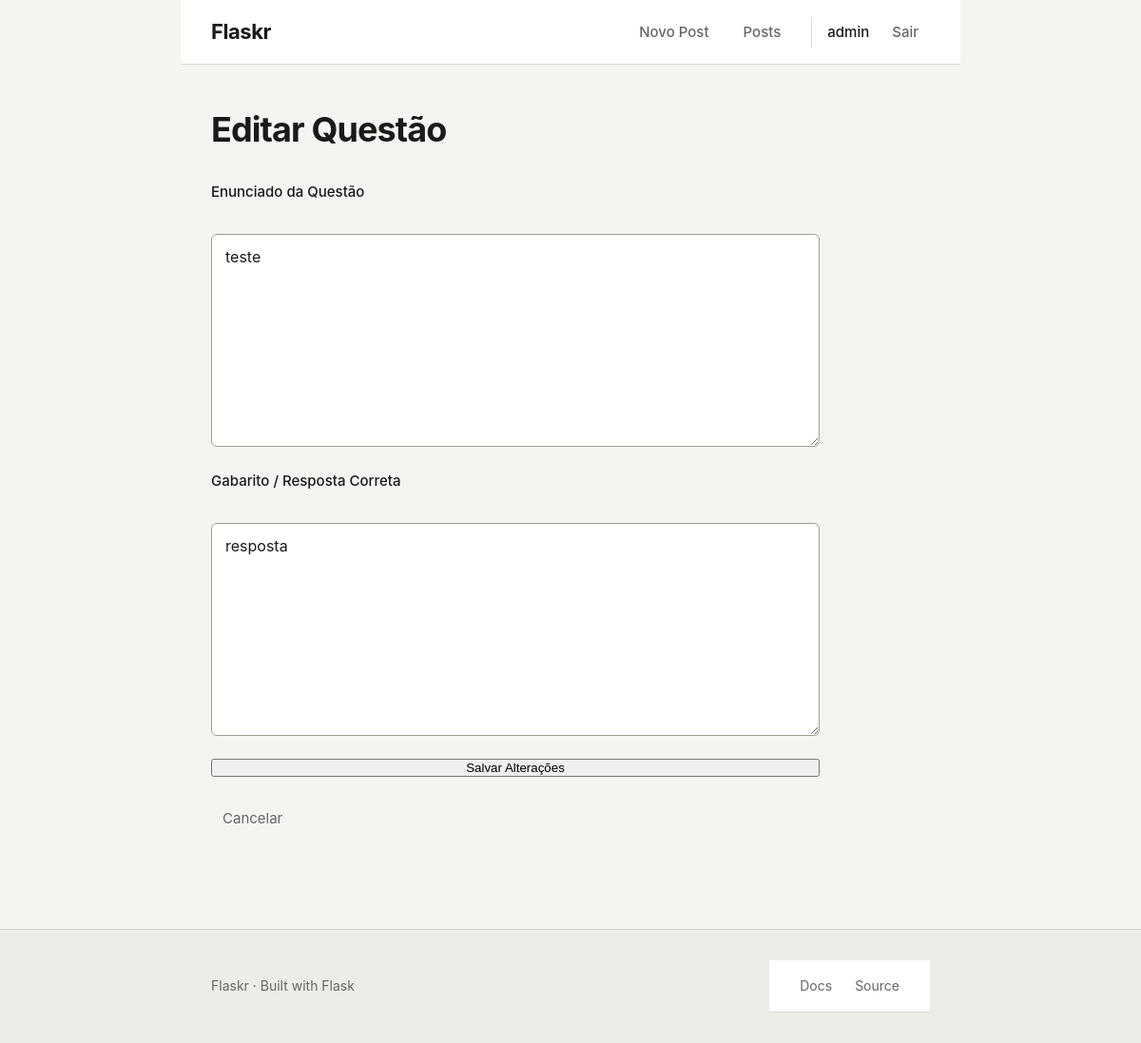
Screenshot of /questao/2/update (signed in) with the database file from the repository.
### tables this page shows
CREATE TABLE user (
    id INTEGER PRIMARY KEY AUTOINCREMENT,
    username TEXT UNIQUE NOT NULL,
    password TEXT NOT NULL,
    is_admin INTEGER NOT NULL DEFAULT 0 -- Nova coluna: 0 = normal, 1 = admin
);

CREATE TABLE questoes (
    id INTEGER PRIMARY KEY AUTOINCREMENT,
    prova_id INTEGER NOT NULL,
    enunciado TEXT NOT NULL,
    resposta TEXT NOT NULL,  -- NOVA COLUNA PARA O GABARITO
    created TIMESTAMP NOT NULL DEFAULT CURRENT_TIMESTAMP,
    FOREIGN KEY (prova_id) REFERENCES provas (id) ON DELETE CASCADE
);

### flaskr/blog.py (the view, shortened to what this page needs)
@bp.route('/questao/<int:id>/update', methods=('GET', 'POST'))
@login_required
def update_questao(id):
    questao = get_questao(id)
    return render_template('blog/update_questao.html', questao=questao)

### flaskr/auth.py (called while the page is built)
@bp.before_app_request
def load_logged_in_user():
    user_id = session.get('user_id')
    if user_id is None:
        g.user = None
    else:
        g.user = get_db().execute('SELECT * FROM user WHERE id = ?', (user_id,)).fetchone()

def login_required(view):
    @functools.wraps(view)
    def wrapped_view(**kwargs):
        if g.user is None:
            flash('Você precisa estar logado para acessar esta página.', 'error')
            return redirect(url_for('auth.login'))
        return view(**kwargs)
    return wrapped_view

### flaskr/blog.py (called while the page is built)
def get_questao(id, check_author=True):
    questao = get_db().execute(
        'SELECT q.id, q.prova_id, q.enunciado, q.resposta, p.author_id'
        ' FROM questoes q JOIN provas p ON q.prova_id = p.id'
        ' WHERE q.id = ?',
        (id,)
    ).fetchone()
    if questao is None:
        abort(404, f"Questão id {id} não existe.")
    if check_author and g.user['is_admin'] == 0 and questao['author_id'] != g.user['id']:
        abort(403)
    return questao

### flaskr/db.py (called while the page is built)
def get_db():
    if 'db' not in g:
        g.db = sqlite3.connect(
            current_app.config['DATABASE'],
            detect_types=sqlite3.PARSE_DECLTYPES
        )
        g.db.row_factory = sqlite3.Row
        g.db.execute("PRAGMA foreign_keys = ON")
    return g.db

### flaskr/templates/blog/update_questao.html (shortened to what this page needs)
{% extends 'base.html' %}
{% block content %}
<h1>Editar Questão</h1>
<form method="post">
    <label for="enunciado">Enunciado da Questão</label>
    <textarea name="enunciado" id="enunciado" rows="6" required>{{ request.form['enunciado'] or questao['enunciado'] }}</textarea>
    <label for="resposta">Gabarito / Resposta Correta</label>
    <textarea name="resposta" id="resposta" rows="4" required>{{ request.form['resposta'] or questao['resposta'] }}</textarea>
    <input type="submit" value="Salvar Alterações">
    <a class="action" href="{{ url_for('blog.listar_questoes', prova_id=questao['prova_id']) }}">Cancelar</a>
</form>
{% endblock %}

### flaskr/templates/base.html (shortened to what this page needs)
<!doctype html>
<html lang="pt-br">
<head>
    <link rel="stylesheet" href="{{ url_for('static', filename='style.css') }}">
</head>
<body>
    <nav>
        <a href="{{ url_for('blog.index') }}" class="logo">Flaskr</a>
        <div class="nav-links">
            {% if g.user %}
                <a href="{{ url_for('blog.create') }}">Novo Post</a>
                <a href="{{ url_for('blog.index') }}">Posts</a>
                <span class="user-info">
                    {{ g.user['username'] }}
                    <a href="{{ url_for('auth.logout') }}">Sair</a>
                </span>
            {% else %}
                <a href="{{ url_for('auth.register') }}">Register</a>
                <a href="{{ url_for('auth.login') }}">Log In</a>
            {% endif %}
        </div>
    </nav>
    <main>
        {% block content %}{% endblock %}
    </main>
    <footer>
        <div class="footer-inner">
            <span class="footer-brand">Flaskr · Built with Flask</span>
            <nav class="footer-links" aria-label="Links secundários">
                <a href="https://flask.palletsprojects.com/" target="_blank" rel="noopener">Docs</a>
                <a href="https://github.com/pallets/flask" target="_blank" rel="noopener">Source</a>
            </nav>
        </div>
    </footer>
</body>
</html>

### flaskr/static/style.css (style rules this page uses)
*, *::before, *::after { box-sizing: border-box; margin: 0; padding: 0; }
:root { --c-bg: #f5f4f0; --c-bg-subtle: #eeece6; --c-surface: #ffffff; --c-text: #1a1a1a; --c-text-muted: #666666; --c-text-subtle: #999999; --c-border: #d9d6cf; --c-border-strong: #a19e96; --c-accent: #0f766e; --c-accent-hover: #0d5f59; --c-accent-subtle: #d1ede9; --c-error: #b91c1c; --c-error-bg: #fef2f2; --c-success: #15803d; --c-success-bg: #f0fdf4; --s-1: 4px; --s-2: 8px; --s-3: 12px; --s-4: 16px; --s-5: 24px; --s-6: 32px; --s-8: 48px; --s-10: 64px; --s-12: 96px; --r-sm: 4px; --r-md: 6px; --r-lg: 10px; --content: 820px; --narrow: 640px; }
html { font-size: 100%; accent-color: var(--c-accent); }
body { font-family: "Inter", -apple-system, BlinkMacSystemFont, "Segoe UI", system-ui, "Noto Sans", sans-serif; font-size: 15px; line-height: 1.6; color: var(--c-text); background: var(--c-bg); -webkit-font-smoothing: antialiased; text-rendering: optimizeLegibility; display: grid; grid-template-rows: auto auto 1fr auto; min-height: 100vh; min-height: 100dvh; }
nav:first-of-type { display: grid; grid-template-columns: auto 1fr; grid-template-areas: "logo links"; align-items: center; gap: var(--s-5); max-width: var(--content); width: 100%; margin-inline: auto; padding: var(--s-4) var(--s-6); background: var(--c-surface); border-bottom: 1px solid var(--c-border); }
nav:first-of-type .logo { grid-area: logo; font-weight: 700; font-size: 1.375rem; letter-spacing: -0.02em; color: var(--c-text); text-decoration: none; white-space: nowrap; }
.nav-links { grid-area: links; display: grid; grid-auto-flow: column; grid-auto-columns: max-content; justify-content: end; align-items: center; gap: var(--s-1) var(--s-3); }
.nav-links a { color: var(--c-text-muted); text-decoration: none; font-size: 0.9375rem; font-weight: 500; padding: var(--s-1) var(--s-3); border-radius: var(--r-sm); transition: color 0.15s, background-color 0.15s; }
.user-info { display: inline grid; grid-auto-flow: column; grid-auto-columns: max-content; align-items: center; gap: var(--s-3); padding-left: var(--s-4); margin-left: var(--s-2); border-left: 1px solid var(--c-border); color: var(--c-text); font-size: 0.9375rem; font-weight: 500; }
main { max-width: var(--content); width: 100%; margin-inline: auto; padding: var(--s-8) var(--s-6) var(--s-12); container-type: inline-size; container-name: main; }
main h1 { font-size: clamp(1.875rem, 1.5rem + 1vw, 2.5rem); font-weight: 700; letter-spacing: -0.025em; line-height: 1.15; margin-block-end: var(--s-6); text-wrap: balance; }
main a { color: var(--c-accent); text-decoration: underline; text-underline-offset: 3px; text-decoration-thickness: 1px; transition: color 0.15s; }
main { display: grid; grid-template-columns: minmax(0, 1fr); grid-auto-rows: auto; gap: 0; align-content: start; }
form { display: grid; grid-template-columns: minmax(0, 1fr); gap: var(--s-5); max-width: var(--narrow); align-content: start; }
form label { display: grid; grid-template-rows: auto auto; gap: var(--s-2); font-weight: 500; font-size: 0.9375rem; }
form input[type="text"], form input[type="password"], form input[type="email"], form textarea { width: 100%; padding: 0.6875rem 0.875rem; font: inherit; font-size: 1rem; line-height: 1.5; color: var(--c-text); background: var(--c-surface); border: 1px solid var(--c-border-strong); border-radius: var(--r-md); transition: border-color 0.15s, box-shadow 0.15s; }
form textarea { resize: vertical; min-height: 14rem; line-height: 1.6; }
form input::placeholder, form textarea::placeholder { color: var(--c-text-subtle); }
form > a { justify-self: start; padding: var(--s-2) var(--s-3); font-size: 0.9375rem; color: var(--c-text-muted); text-decoration: none; border-radius: var(--r-sm); transition: color 0.15s, background-color 0.15s; }
footer { background: var(--c-bg-subtle); border-top: 1px solid var(--c-border); padding: var(--s-6) 0; }
.footer-inner { max-width: var(--content); margin-inline: auto; padding-inline: var(--s-6); display: grid; grid-template-columns: 1fr max-content; align-items: center; gap: var(--s-4); }
.footer-brand { color: var(--c-text-muted); font-size: 0.875rem; }
.footer-links { display: grid; grid-auto-flow: column; grid-auto-columns: max-content; gap: var(--s-4); }
.footer-links a { color: var(--c-text-muted); font-size: 0.875rem; text-decoration: none; transition: color 0.15s; }

### rows the page displays
user: user.username "admin"
questoes: enunciado "teste", resposta "resposta"
